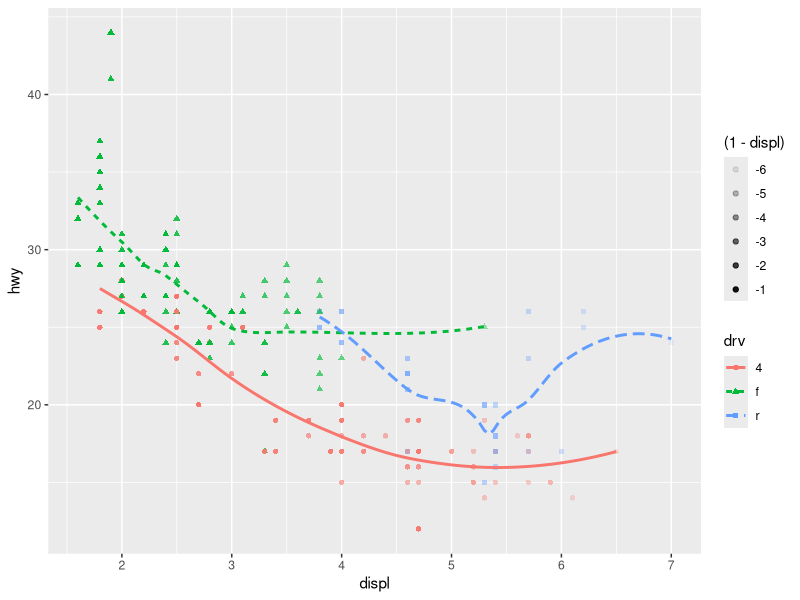
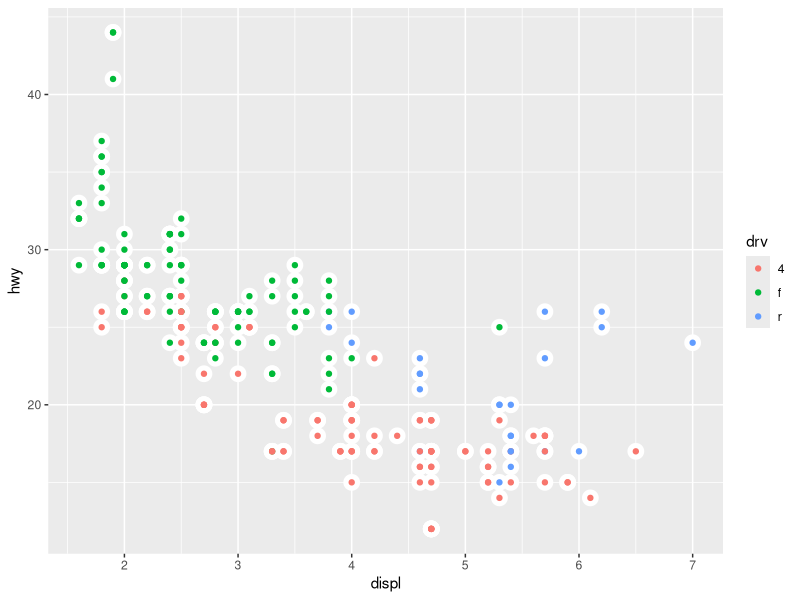
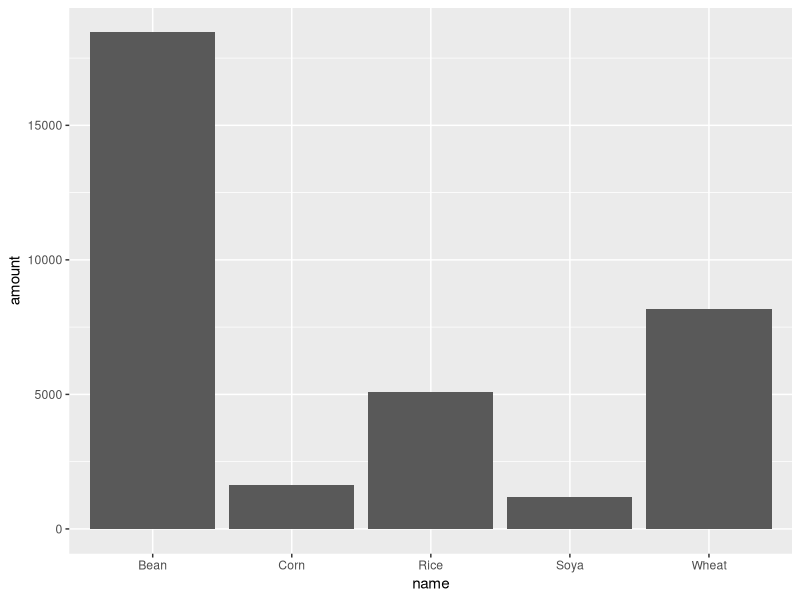
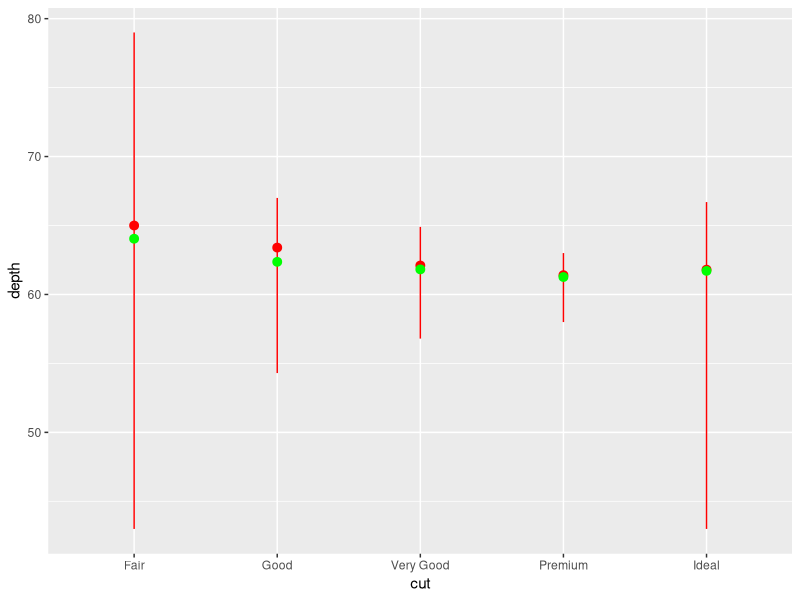
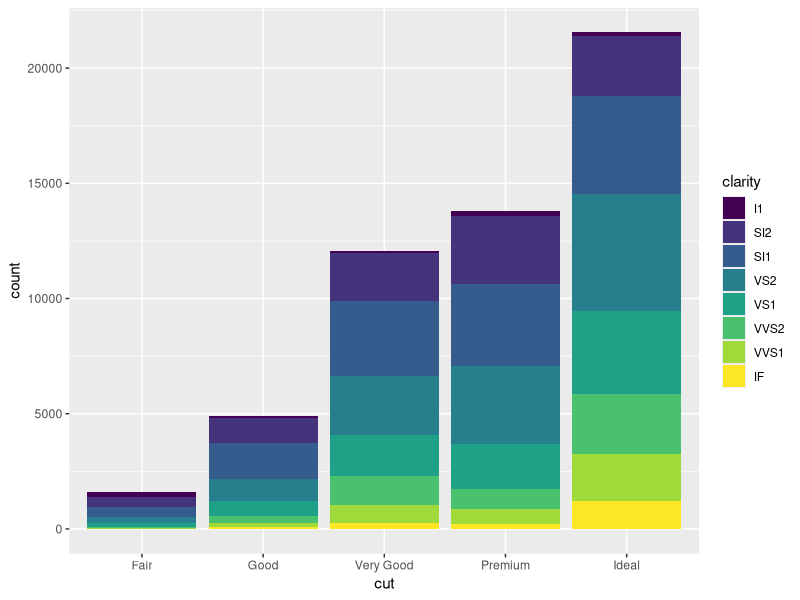
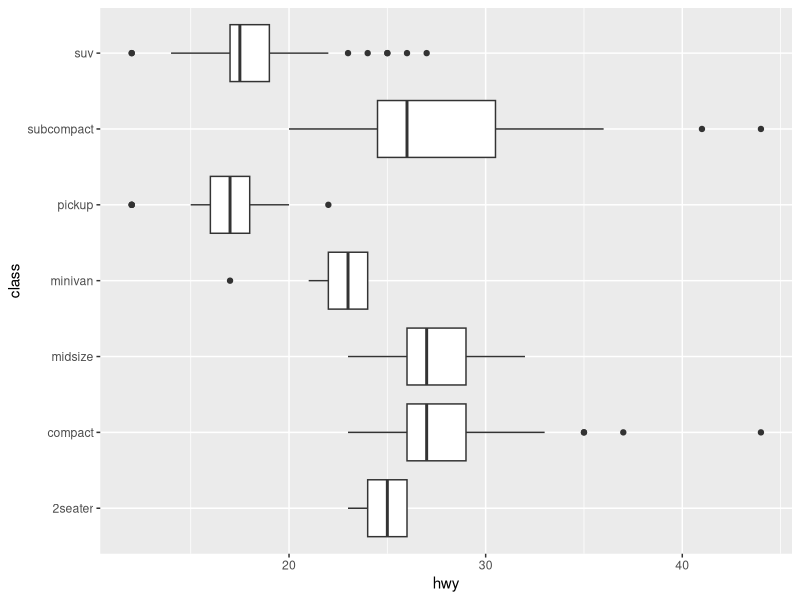
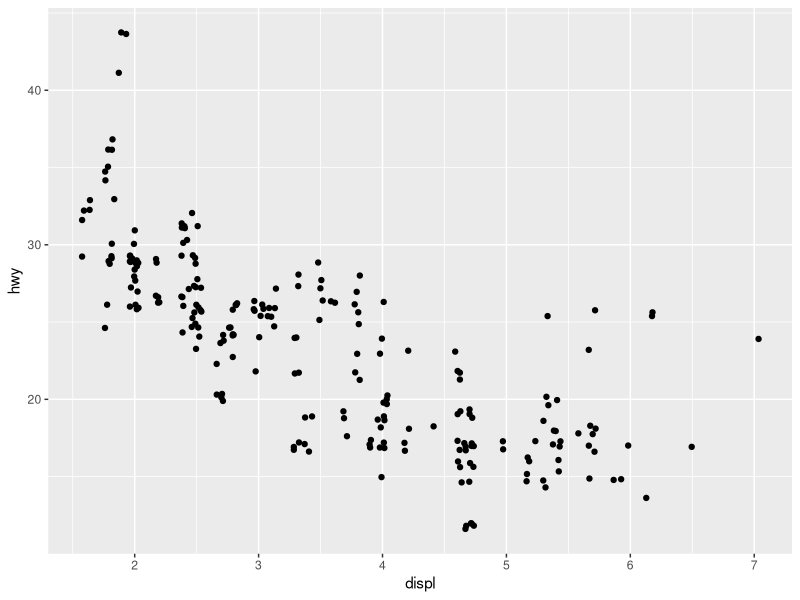
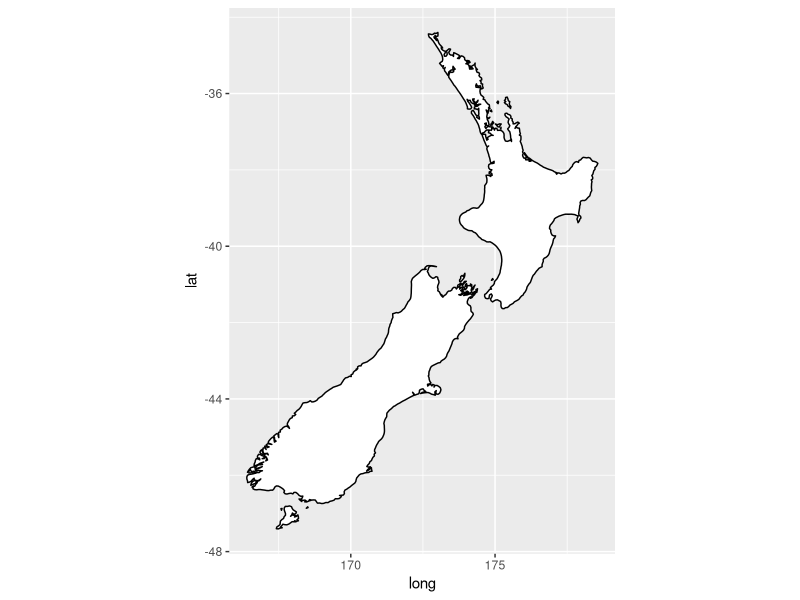

Generate these figures, in order, with R:
#plotting with ggplot2
library(tidyverse)
summary(mpg)
head(mpg)
ggplot(data = mpg, mapping = aes(x=displ, y=hwy, color = drv))+
  geom_point(mapping = aes(shape = drv, alpha = (1-displ) ))+
  geom_smooth(mapping = aes(linetype=drv),se=FALSE)
ggplot(data = mpg, mapping = aes(x = displ, y = hwy)) + 
  geom_point(color = 'white', size=5)+
  geom_point(mapping=aes(color=drv))

dummy <- tribble(
  ~name,        ~amount,
  "Rice",       5100,
  "Corn",       1623,
  "Soya",       1178,
  "Bean",       18453,
  "Wheat",      8181
)
#Changing default stat variable
ggplot(data = dummy) +
  geom_bar(mapping = aes(x = name, y = amount), stat = "identity")

#plotting summary of individual data subclass
ggplot(data = diamonds, mapping = aes(x = cut, y = depth)) + 
  stat_summary(
    fun.min = min,
    fun.max = max,
    fun = median, color = 'red')+
  stat_summary(fun=mean,color='green')

#colorful bar chart
ggplot(data = diamonds) + 
  geom_bar(mapping = aes(x = cut, fill = clarity))

ggplot(data = mpg, mapping = aes(x = class, y = hwy)) + 
  geom_boxplot() +
  coord_flip()

ggplot(data = mpg) + 
  geom_jitter(mapping = aes(x = displ, y = hwy))

nz <- map_data("nz")
ggplot(nz, aes(long, lat, group = group)) +
  geom_polygon(fill = "white", colour = "black") +
  coord_quickmap()

bar <- ggplot(data = diamonds) + 
  geom_bar(
    mapping = aes(x = cut, fill = cut), 
    show.legend = FALSE,
    width = 1
  ) + 
  theme(aspect.ratio = 1) +
  labs(x = NULL, y = NULL)

bar + coord_flip()
bar + coord_polar()

ggplot(data = mpg, mapping = aes(x = cty, y = hwy)) +
  geom_point() + 
  geom_abline() +
  coord_fixed()
